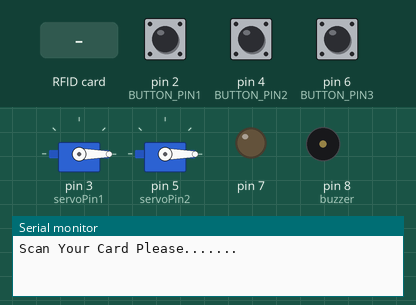
A sketch run on a simulated Arduino Uno, built with avr-gcc and run on an emulated ATmega328P. On the bench: 2 × servo, output pins drawn as LEDs (lit = HIGH), buzzer (waves = sounding, pin HIGH), the last lines printed to the serial monitor. Inputs (shaded band) come from the test bench; at power-on: pin 2 (BUTTON_PIN1) HIGH, pin 4 (BUTTON_PIN2) HIGH, pin 6 (BUTTON_PIN3) HIGH. Pins used as bus, display or sensor lines are not drawn.

Above: at 1.2 s.
1.3 s: RFID card 63 00 47 A8 held to the reader
2.8 s: pin 2 (BUTTON_PIN1) pulled LOW for 0.15 s
At 3.26 s:
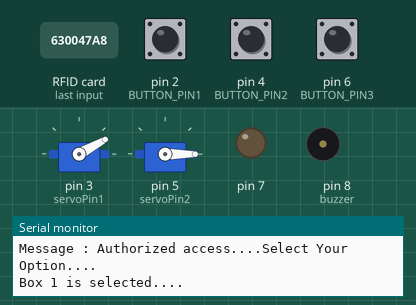
At 5.4 s:
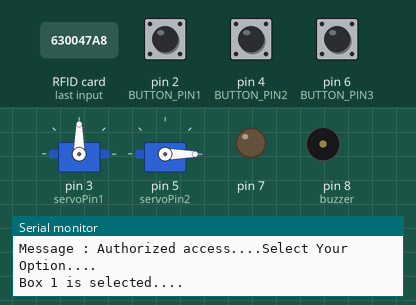
5.8 s: RFID card 5E 7A 19 C4 held to the reader
At 9.63 s:
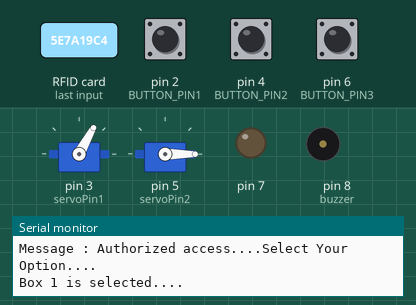
Timing chart, 0 to 12.0 s (numbered marks = the images above; inputs shaded):
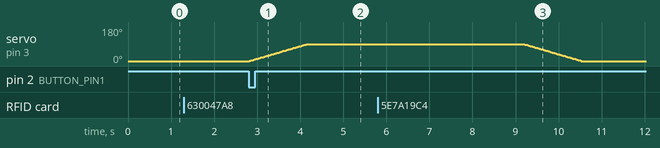

The sketch:

Vendor_Code.ino
```cpp
#include <SPI.h>
#include <MFRC522.h>
#include<Servo.h>
#include <QueueArray.h>

#define SS_PIN 10
#define RST_PIN 9
#define servoPin1 3
#define servoPin2 5
#define BUTTON_PIN1 2
#define BUTTON_PIN2 4
#define BUTTON_PIN3 6
#define buzzer 8

Servo s1;
Servo s2;
MFRC522 mfrc522(SS_PIN, RST_PIN);

unsigned long prev = 0;
unsigned long cur = 0;

QueueArray<int>q;
int number = 1;
int time = 0;

void setup()
{
  Serial.begin(9600);
  SPI.begin();
  mfrc522.PCD_Init();
  pinMode(BUTTON_PIN1, INPUT_PULLUP);
  pinMode(BUTTON_PIN2, INPUT_PULLUP);
  pinMode(BUTTON_PIN3, INPUT_PULLUP);
  pinMode(7, OUTPUT);
  pinMode(buzzer, OUTPUT);
  s1.attach(servoPin1);
  s2.attach(servoPin2);
  s1.write(0);
  s2.write(0);
  Serial.println("Scan Your Card Please.......");
  Serial.println();
}

void loop()
{

  cur = millis();

  if(cur-prev>=1000){
    if(!q.isEmpty ()){
      time++;
      //digitalWrite(7,HIGH);
    }
    if(time==5){
      int a = q.pop();
      Serial.print("Time is over :: ");
      Serial.println(a);
      time = 0;
      tone(buzzer, 50);
      delay(1000);
      noTone(buzzer);
      //digitalWrite(7,LOW);
    }
    prev=cur;
  }

  if(!q.isEmpty ()){
    digitalWrite(7,HIGH);
  }else{
    digitalWrite(7,LOW);
  }

  if ( ! mfrc522.PICC_IsNewCardPresent())
  {
    return;
  }
  if ( ! mfrc522.PICC_ReadCardSerial())
  {
    return;
  }
  Serial.print("UID tag :");
  String content= "";
  byte letter;
  for (byte i = 0; i < mfrc522.uid.size; i++)
  {
     Serial.print(mfrc522.uid.uidByte[i] < 0x10 ? " 0" : " ");
     Serial.print(mfrc522.uid.uidByte[i], HEX);
     content.concat(String(mfrc522.uid.uidByte[i] < 0x10 ? " 0" : " "));
     content.concat(String(mfrc522.uid.uidByte[i], HEX));
  }
  Serial.println();
  Serial.print("Message : ");
  content.toUpperCase();
  if (content.substring(1) == "63 00 47 A8")
  {
    Serial.println("Authorized access....Select Your Option....");

    int r = 0;

    while(r!=1){
      byte buttonState1 = digitalRead(BUTTON_PIN1);
      byte buttonState2 = digitalRead(BUTTON_PIN2);
      byte buttonState3 = digitalRead(BUTTON_PIN3);
      int push1 = 0;
      int push2 = 0;

      if (buttonState1 == LOW ) {
        Serial.println("Box 1 is selected....");
        push1 = 1;
        if(push1==1){
          for(int i = 0;i<=90;i++){
            s1.write(i);
            delay(15);
          }
          delay(5000);
          for(int i = 90;i>=0;i--){
            s1.write(i);
            delay(15);
          }
          push1 = 0;
          r = 1;
          Serial.println("Scan Your Card Please.......");
        }
      }else if(buttonState2 == LOW ) {
        Serial.println("Box 2 is selected....");
        push2 = 1;
        if(push2==1){
          for(int i = 0;i<=90;i++){
            s2.write(i);
            delay(15);
          }
          delay(5000);
          for(int i = 90;i>=0;i--){
            s2.write(i);
            delay(15);
          }
          push2 = 0;
          r = 1;
          Serial.println("Scan Your Card Please.......");
        }
      }else if(buttonState3 == LOW ) {
        Serial.print("Entered your id in Queue :: ");
        Serial.println(number);
        q.enqueue (number);
        number++;
        r = 1;
        Serial.println("Scan Your Card Please.......");
      }else {
        //Serial.println("Button is not pressed");
      }
      //delay(200);
      }
   // delay(500);
  }else{
    Serial.println("Access denied");
    //delay(500);
  }

}
```

Measured:
- after the input at 2.8 s, servo on pin 3 (servoPin1): moves from 0° to 90° over 1.4 s, starting at once
